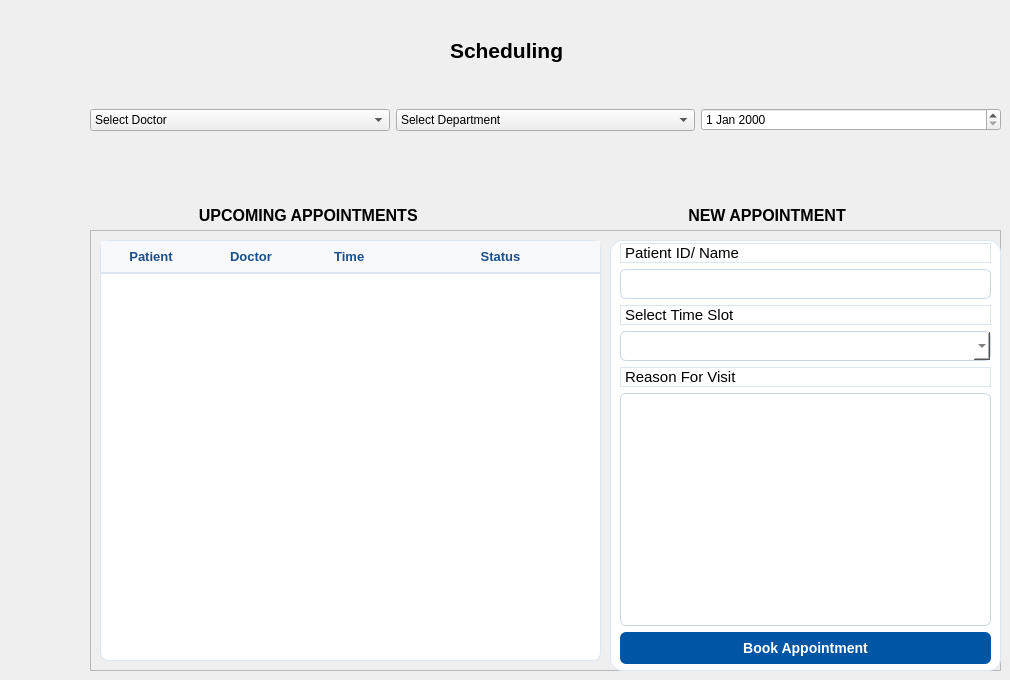
        <widget class="QWidget" name="page">
         <widget class="QLabel" name="scheduling">
          <property name="geometry">
           <rect>
            <x>450</x>
            <y>30</y>
            <width>141</width>
            <height>41</height>
           </rect>
          </property>
          <property name="font">
           <font>
            <family>Segoe UI</family>
            <pointsize>16</pointsize>
            <bold>true</bold>
           </font>
          </property>
          <property name="styleSheet">
           <string notr="true">color:black;</string>
          </property>
          <property name="text">
           <string>Scheduling </string>
          </property>
         </widget>
         <widget class="QWidget" name="horizontalLayoutWidget">
          <property name="geometry">
           <rect>
            <x>90</x>
            <y>80</y>
            <width>911</width>
            <height>80</height>
           </rect>
          </property>
          <layout class="QHBoxLayout" name="horizontalLayout_5">
           <item>
            <widget class="QComboBox" name="doctorComboBox">
             <item>
              <property name="text">
               <string>Select Doctor</string>
              </property>
             </item>
            </widget>
           </item>
           <item>
            <widget class="QComboBox" name="deptComboBox">
             <item>
              <property name="text">
               <string>Select Department</string>
              </property>
             </item>
            </widget>
           </item>
           <item>
            <widget class="QDateEdit" name="Datee"/>
           </item>
          </layout>
         </widget>
         <widget class="QWidget" name="layoutWidget">
          <property name="geometry">
           <rect>
            <x>90</x>
            <y>230</y>
            <width>911</width>
            <height>441</height>
           </rect>
          </property>
          <layout class="QHBoxLayout" name="horizontalLayout_6">
           <item>
            <widget class="QFrame" name="PatientDetail">
             <property name="frameShape">
              <enum>QFrame::Shape::StyledPanel</enum>
             </property>
             <property name="frameShadow">
              <enum>QFrame::Shadow::Raised</enum>
             </property>
             <widget class="QTableWidget" name="tableWidget">
              <property name="geometry">
               <rect>
                <x>10</x>
                <y>10</y>
                <width>501</width>
                <height>421</height>
               </rect>
              </property>
              <property name="styleSheet">
               <string notr="true">QTableWidget {
    background-color: #ffffff;
    border: 1px solid #dbe6f2; /* Subtle blue-grey outline */
    border-radius: 8px;
    gridline-color: #f0f4f8; /* Soft grid lines */
}

QHeaderView::section {
    background-color: #f7f9fc; /* Light background for column titles */
    color: #1a4f8a;            /* Matching blue font */
    font-weight: bold;
    font-size: 13px;
    border: none;
    border-bottom: 2px solid #dbe6f2;
    padding: 6px;
}</string>
              </property>
              <attribute name="horizontalHeaderStretchLastSection">
               <bool>true</bool>
              </attribute>
              <column>
               <property name="text">
                <string>Patient</string>
               </property>
              </column>
              <column>
               <property name="text">
                <string>Doctor</string>
               </property>
              </column>
              <column>
               <property name="text">
                <string>Time </string>
               </property>
              </column>
              <column>
               <property name="text">
                <string>Status</string>
               </property>
              </column>
             </widget>
             <widget class="QFrame" name="SchedulePatient">
              <property name="geometry">
               <rect>
                <x>520</x>
                <y>10</y>
                <width>391</width>
                <height>431</height>
               </rect>
              </property>
              <property name="styleSheet">
               <string notr="true">QFrame {
    background-color: white;
    border: 1px solid #dbe6f2;
    border-radius: 12px;
}
QPushButton {
    background-color: #0055a4; /* Matching your brand blue */
    color: white;
    border-radius: 6px;
    padding: 8px;
    font-weight: bold;
}
QPushButton:hover {
    background-color: #004488;
}</string>
              </property>
              <property name="frameShape">
               <enum>QFrame::Shape::StyledPanel</enum>
              </property>
              <property name="frameShadow">
               <enum>QFrame::Shadow::Raised</enum>
              </property>
              <widget class="QWidget" name="layoutWidget">
               <property name="geometry">
                <rect>
                 <x>10</x>
                 <y>3</y>
                 <width>371</width>
                 <height>421</height>
                </rect>
               </property>
               <layout class="QGridLayout" name="gridLayout_3">
                <item row="2" column="0">
                 <widget class="QLineEdit" name="patientNameLineEdit">
                  <property name="autoFillBackground">
                   <bool>false</bool>
                  </property>
                  <property name="styleSheet">
                   <string notr="true">QLineEdit, QComboBox, QTextEdit {
    background-color: #ffffff;
    border: 1px solid #c8d7e6;
    border-radius: 6px;
    padding: 6px 10px;
    color: #333333;
}

QLineEdit:focus, QComboBox:focus, QTextEdit:focus {
    border: 1px solid #0055a4; /* Highlights blue when active */
    background-color: #fcfdfe;
}</string>
                  </property>
                 </widget>
                </item>
                <item row="5" column="0">
                 <widget class="QLabel" name="label">
                  <property name="font">
                   <font>
                    <family>Segoe UI</family>
                    <pointsize>11</pointsize>
                   </font>
                  </property>
                  <property name="autoFillBackground">
                   <bool>false</bool>
                  </property>
                  <property name="styleSheet">
                   <string notr="true">QLineEdit, QComboBox, QTextEdit {
    background-color: #ffffff;
    border: 1px solid #c8d7e6;
    border-radius: 6px;
    padding: 6px 10px;
    color: #333333;
}

QLineEdit:focus, QComboBox:focus, QTextEdit:focus {
    border: 1px solid #0055a4; /* Highlights blue when active */
    background-color: #fcfdfe;
}</string>
                  </property>
                  <property name="text">
                   <string>Reason For Visit</string>
                  </property>
                 </widget>
                </item>
                <item row="6" column="0">
                 <widget class="QTextEdit" name="reasonTextEdit">
                  <property name="autoFillBackground">
                   <bool>false</bool>
                  </property>
                  <property name="styleSheet">
                   <string notr="true">QLineEdit, QComboBox, QTextEdit {
    background-color: #ffffff;
    border: 1px solid #c8d7e6;
    border-radius: 6px;
    padding: 6px 10px;
    color: #333333;
}

QLineEdit:focus, QComboBox:focus, QTextEdit:focus {
    border: 1px solid #0055a4; /* Highlights blue when active */
    background-color: #fcfdfe;
}</string>
                  </property>
                 </widget>
                </item>
                <item row="7" column="0">
                 <widget class="QPushButton" name="bookAppointmentBtn">
                  <property name="styleSheet">
                   <string notr="true">QPushButton {
    background-color: #0055a4;
    color: white;
    border: none;
    border-radius: 6px;
    font-weight: bold;
    font-size: 14px;
    padding: 8px;
}

QPushButton:hover {
    background-color: #004488; /* Darkens slightly when cursor hovers over it */
}

QPushButton:pressed {
    background-color: #003366; /* Changes color when clicked */
}</string>
                  </property>
                  <property name="text">
                   <string>Book Appointment</string>
                  </property>
                 </widget>
                </item>
                <item row="4" column="0">
                 <widget class="QComboBox" name="timeSlotComboBox">
                  <property name="autoFillBackground">
                   <bool>false</bool>
                  </property>
                  <property name="styleSheet">
                   <string notr="true">QLineEdit, QComboBox, QTextEdit {
    background-color: #ffffff;
    border: 1px solid #c8d7e6;
    border-radius: 6px;
    padding: 6px 10px;
    color: #333333;
}

QLineEdit:focus, QComboBox:focus, QTextEdit:focus {
    border: 1px solid #0055a4; /* Highlights blue when active */
    background-color: #fcfdfe;
}</string>
                  </property>
                 </widget>
                </item>
                <item row="3" column="0">
                 <widget class="QLabel" name="Timeslot">
                  <property name="font">
                   <font>
                    <family>Segoe UI</family>
                    <pointsize>11</pointsize>
                   </font>
                  </property>
                  <property name="autoFillBackground">
                   <bool>false</bool>
                  </property>
                  <property name="styleSheet">
                   <string notr="true">QLineEdit, QComboBox, QTextEdit {
    background-color: #ffffff;
    border: 1px solid #c8d7e6;
    border-radius: 6px;
    padding: 6px 10px;
    color: #333333;
}

QLineEdit:focus, QComboBox:focus, QTextEdit:focus {
    border: 1px solid #0055a4; /* Highlights blue when active */
    background-color: #fcfdfe;
}</string>
                  </property>
                  <property name="text">
                   <string>Select Time Slot</string>
                  </property>
                 </widget>
                </item>
                <item row="0" column="0" rowspan="2">
                 <widget class="QLabel" name="Patientname_2">
                  <property name="font">
                   <font>
                    <family>Segoe UI</family>
                    <pointsize>11</pointsize>
                   </font>
                  </property>
                  <property name="autoFillBackground">
                   <bool>false</bool>
                  </property>
                  <property name="styleSheet">
                   <string notr="true">QLineEdit, QComboBox, QTextEdit {
    background-color: #ffffff;
    border: 1px solid #c8d7e6;
    border-radius: 6px;
    padding: 6px 10px;
    color: #333333;
}

QLineEdit:focus, QComboBox:focus, QTextEdit:focus {
    border: 1px solid #0055a4; /* Highlights blue when active */
    background-color: #fcfdfe;
}</string>
                  </property>
                  <property name="text">
                   <string>Patient ID/ Name</string>
                  </property>
                 </widget>
                </item>
               </layout>
              </widget>
             </widget>
            </widget>
           </item>
          </layout>
         </widget>
         <widget class="QWidget" name="layoutWidget">
          <property name="geometry">
           <rect>
            <x>150</x>
            <y>200</y>
            <width>821</width>
            <height>31</height>
           </rect>
          </property>
          <layout class="QHBoxLayout" name="horizontalLayout_7">
           <item>
            <widget class="QLabel" name="UpcomingAppointment">
             <property name="font">
              <font>
               <family>Segoe UI</family>
               <pointsize>12</pointsize>
               <bold>true</bold>
              </font>
             </property>
             <property name="text">
              <string>           UPCOMING APPOINTMENTS</string>
             </property>
            </widget>
           </item>
           <item>
            <widget class="QLabel" name="Newappointment">
             <property name="font">
              <font>
               <family>Segoe UI</family>
               <pointsize>12</pointsize>
               <bold>true</bold>
              </font>
             </property>
             <property name="text">
              <string>                            NEW APPOINTMENT</string>
             </property>
            </widget>
           </item>
          </layout>
         </widget>
        </widget>
